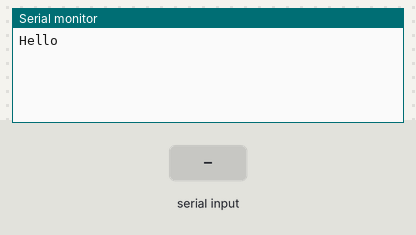
The sketch below on a simulated ESP32. Shown: the last lines printed to the serial monitor. The inputs (shaded band) are chosen by the test bench.

Above: at 1.1 s.
1.2 s: "P90\n" received over the second serial link
At 2.1 s:
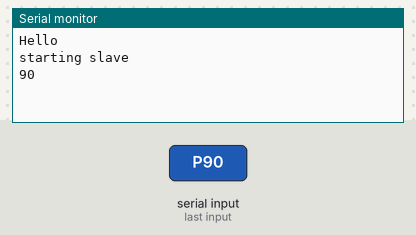
2.8 s: "C\n" received over the second serial link
At 3.2 s:
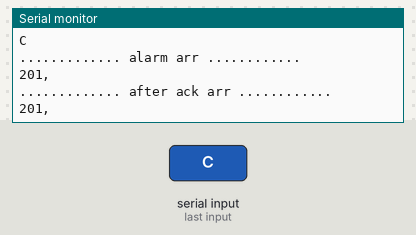
4.3 s: "R\n" received over the second serial link
At 4.4 s:
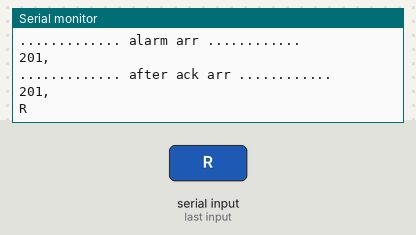
6.2 s: "90,45,200\n" received over the second serial link
At 7.2 s:
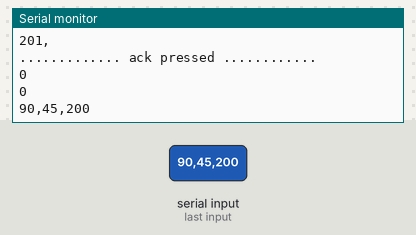

Measured:
- after the input at 1.2 s, the serial monitor: prints a new line at once (image 1)
- after the input at 2.8 s, the serial monitor: prints a new line at once (image 2)
- after the input at 4.3 s, the serial monitor: prints a new line at once (image 3)
- after the input at 6.2 s, the serial monitor: prints a new line at once (image 4)

The sketch:

fault_pin_receive_slave_v3_fs.ino
```cpp
//A1,1.
//A201,200.
//A33,33.
#include <SoftwareSerial.h>

SoftwareSerial mySerial_slave(5, 15); // RX, TX

//************************************************************************ PushButtons
//int input = 15;  :(
int ack = 39;
int mute = 34;
int rst = 36;
int test = 35;

//********************************************************************** variables
int alarm_arr[200];
int alarm_arr_int = 0;
int after_ack_arr[200];
int after_ack_arr_int = 0;
int slow_blink_arr[200];
int slow_blink_arr_int = 0;
//int solid_state_arr[20];
//int solid_state_arr_int = 0;
int subq_arr[200];
int subq_arr_int = 0;
//int dashBoard_arr[16];
String dashBoard_str = "0000000000000000";
uint8_t dashBoard_wb_num = 0;
int ws_db_connect_flag = 0;

int alarm_blink_pin = 201;//33
int after_ack_alarm_pin = 201;//33

int issues = 0;
int solved_issues = 0;
//String read_str = "";
int flag = 0;

int pin = 201;
int arr_pos_int = 0;

int print_flag = 0;

//***********************************************************************
TaskHandle_t Task1;

int softUart_select = 0;
int slave_start = 0;

//*********************************************************************** redundancy
String redundancy_str = "";
String redundancy_read_str = "";
int redundancy_str_read_flag = 0;
//1 -> redundance present, 0-> redundancy absent
//if 1-> transfer redundancy_str, 0-> do not transfer redundancy_str
int redundancy_flag = 0;
//if 0-> send redundancy_str, if 1-> send "X"
int kish_lock = 1;
//
String redundancy_reset_srt = "R0.";
//0 -> mute pressed, 1 -> not pressed
//1 -> normal, i.e. for master and for slave red absent, for red slave present but mute not pressed
//0 -> red slave present and mute pressed
int buz_state_flag = 1;

//**********************************************************************
void setup()
{
  Serial.begin(115200);
  delay(100);
  mySerial_slave.begin(9600);
  delay(100);

  Serial.println("Hello");
  delay(100);

  if (inital_uart_setup_slave())
  {
    Serial.println("starting slave");
    redundancy_flag = 1;
    delay(100);
    xTaskCreatePinnedToCore(task1Code, "Task1", 10000, NULL, 1, &Task1, 0);
  }//if

  reset_all();

  //.....................................................................
  if ((softUart_select == 0) && (redundancy_flag == 1))
  {
    while (!slave_start)
    {
      delay(1000);
//      if (redundancy_str_read_flag)
//      {
//        //........................
//        fill_arr();
//        //........................
//        redundancy_str_read_flag = 0;
//      }//if
    }//while
  }//if


}//setup

//**********************************************************************
void loop()
{
  Serial.println("in loop");
  delay(2000);
}//loop
```

button_funcs.ino
```cpp
//********************************************************************* read sensors/SWs
int read_test()
{
  int x = digitalRead(test);
  return x;
}//int

int read_ack()
{
  int x = digitalRead(ack);
  return x;
}//int

int read_mute()
{
  int x = digitalRead(mute);
  return x;
}//int

int read_rst()
{
  int x = digitalRead(rst);
  return x;
}//int

//********************************************************************* button press actions
void mute_press_func()
{
  //...........................
  buz_state_flag = 0;
}//void

//.........................................................................
void ack_press_func()
{
  //...........................
  arr_pos_int = atoi(&redundancy_read_str[1]);
  pin = atoi(&redundancy_read_str[redundancy_read_str.indexOf(',') + 1]);
  //.................................
  alarm_arr_int = arr_pos_int;
  alarm_arr[alarm_arr_int] = pin;
  alarm_arr_int++;
  issues++;
  //.....................................
  print_arr(0);
  print_arr(1);
  //...........................
  buz_state_flag = 1;
}//void

//********************************************************************* read buttons
void read_buttons()
{
  //................................................. buz
  if (!read_mute())
  {
    mute_press_func();
  }//if

  //.....................................................ACK
  if (!read_ack() )
  {
    ack_press_func();
  }//if

  //..................................................... RST
  if (!read_rst() )
  {
    ;
  }//if
}//void
//*********************************************************************
```

core_0.ino
```cpp
//************************************************************************************************** slave
int inital_uart_setup_slave()
{
  int count = 0;
  int times = 3000;

  while (1)
  {

    if (mySerial_slave.available() )
    {
      char c = mySerial_slave.read();

      if (c == 'P')
      {
        mySerial_slave.print("P");
        return 1;
      }//if
    }//if avai

    if (count >= times)
    {
      return 0;
    }

    count++;
    delay(10);
  }//while
}//void

//************************************************************************************************** core 0
void task1Code(void * pvParameters)
{
  // put your main code here, to run repeatedly:
  if (softUart_select)
  {

  }//if
  else
  {
    int count = 0;
    int times = 200;
    int flag = 0;

    //.....................................................loop start
    for (;;)
    {
      if (mySerial_slave.available() )
      {
        for (int i = 0; i < 9; i++)
        {
          char c = mySerial_slave.read();

          if (c == 'X')
          {
            //            mySerial_slave.print("K");
            count = 0;
            break;
          }//if
          else if ( (c == '\n') || (c == '\r') || (c == '.'))
          {
            break;
          }//if
          else
          {
            redundancy_read_str += c;
            delay(2);
            flag = 1;
          }//else
        }//for
      }//if avai

      //.........................................................................
      if (flag == 1)
      {
        Serial.println(redundancy_read_str);
        //
        fill_arr();
        //........................
        redundancy_read_str = "";
        //........................
        mySerial_slave.print("K");
        //........................
        count = 0;
        flag = 0;
      }//if flag

      if (count >= times )
      {
        Serial.println("slave active");
        slave_start = 1;
        vTaskDelete(Task1);
      }

      count++;
      delay(10);
    }//for
    //.....................................................loop end
  }//else

}//void
```

fill_arr.ino
```cpp
void fill_arr()
{
  switch (redundancy_read_str[0])
  {
    case 'M':
      {
        // mute_press_func();
      }//scope
      break;

    case 'a':
      {
        //...........................
        arr_pos_int = atoi(&redundancy_read_str[1]);
        pin = atoi(&redundancy_read_str[redundancy_read_str.indexOf(',') + 1]);
        //.................................
        alarm_arr_int = arr_pos_int;
        alarm_arr[alarm_arr_int] = pin;
        alarm_arr_int++;
        issues++;
        //.....................................
        print_arr(0);
        print_arr(1);
        //...........................
        buz_state_flag = 1;
      }//scope
      break;

    case 'A':
      {
        //...........................
        for (int i = 0; i < alarm_arr_int; i++)
        {

          if (alarm_arr[i] != 201)//33
          {
            pin = alarm_arr[i];
            //                lamp_state(pin, 1);
            after_ack_arr[after_ack_arr_int] = pin;
            after_ack_arr_int++;
            alarm_arr[i] = 201;//33
          }// if !33

        }//for
        //...........................
        buz_state_flag = 0;
        //.....................................
        //        print_arr(0);
        //        print_arr(1);
        print_arr(2);
      }//scope
      break;

    case 'C':
      {
        //...........................
        pin = atoi(&redundancy_read_str[redundancy_read_str.indexOf(',') + 1]);
        //.................................
        after_ack_arr[pin] = 201;
        solved_issues++;
        //.....................................
        print_arr(0);
        print_arr(1);
      }//scope
      break;

    case 'R':
      {
        reset_all();
        //.....................................
        print_arr(0);
        print_arr(1);
        print_arr(2);
      }//scope
      break;
  }//swicth

}//void
```

utils.ino
```cpp
//.............
void reset_all()
{
  alarm_arr_int = 0;
  for (int i = 0; i < 20; i++)
  {
    alarm_arr[i] = 201;//33
    delay(10);
  }

  //.............
  after_ack_arr_int = 0;
  for (int i = 0; i < 20; i++)
  {
    after_ack_arr[i] = 201;//33
    delay(10);
  }

  issues = 0;
  solved_issues = 0;
}//reset

//**********************************************************************
void print_these()
{
  print_arr(0);
  print_arr(1);
}

//**********************************************************************
void print_arr(int which)
{
  switch (which)
  {
    case 0:
      {
        Serial.println("............. alarm arr ............");
        for (int p = 0; p < (alarm_arr_int + 1); p++)
        {
          Serial.print(alarm_arr[p]);
          Serial.print(",");
        }
        Serial.println();
      }//case0
      break;

    case 1:
      {
        Serial.println("............. after ack arr ............");
        for (int p = 0; p < (after_ack_arr_int + 1); p++)
        {
          Serial.print(after_ack_arr[p]);
          Serial.print(",");
        }
        Serial.println();
      }//case1
      break;

    case 2:
      {
        Serial.println("............. ack pressed ............");
        Serial.println(alarm_arr_int);
        Serial.println(after_ack_arr_int);
        Serial.println();
      }//case1
      break;
  }//switch
}//void
```
